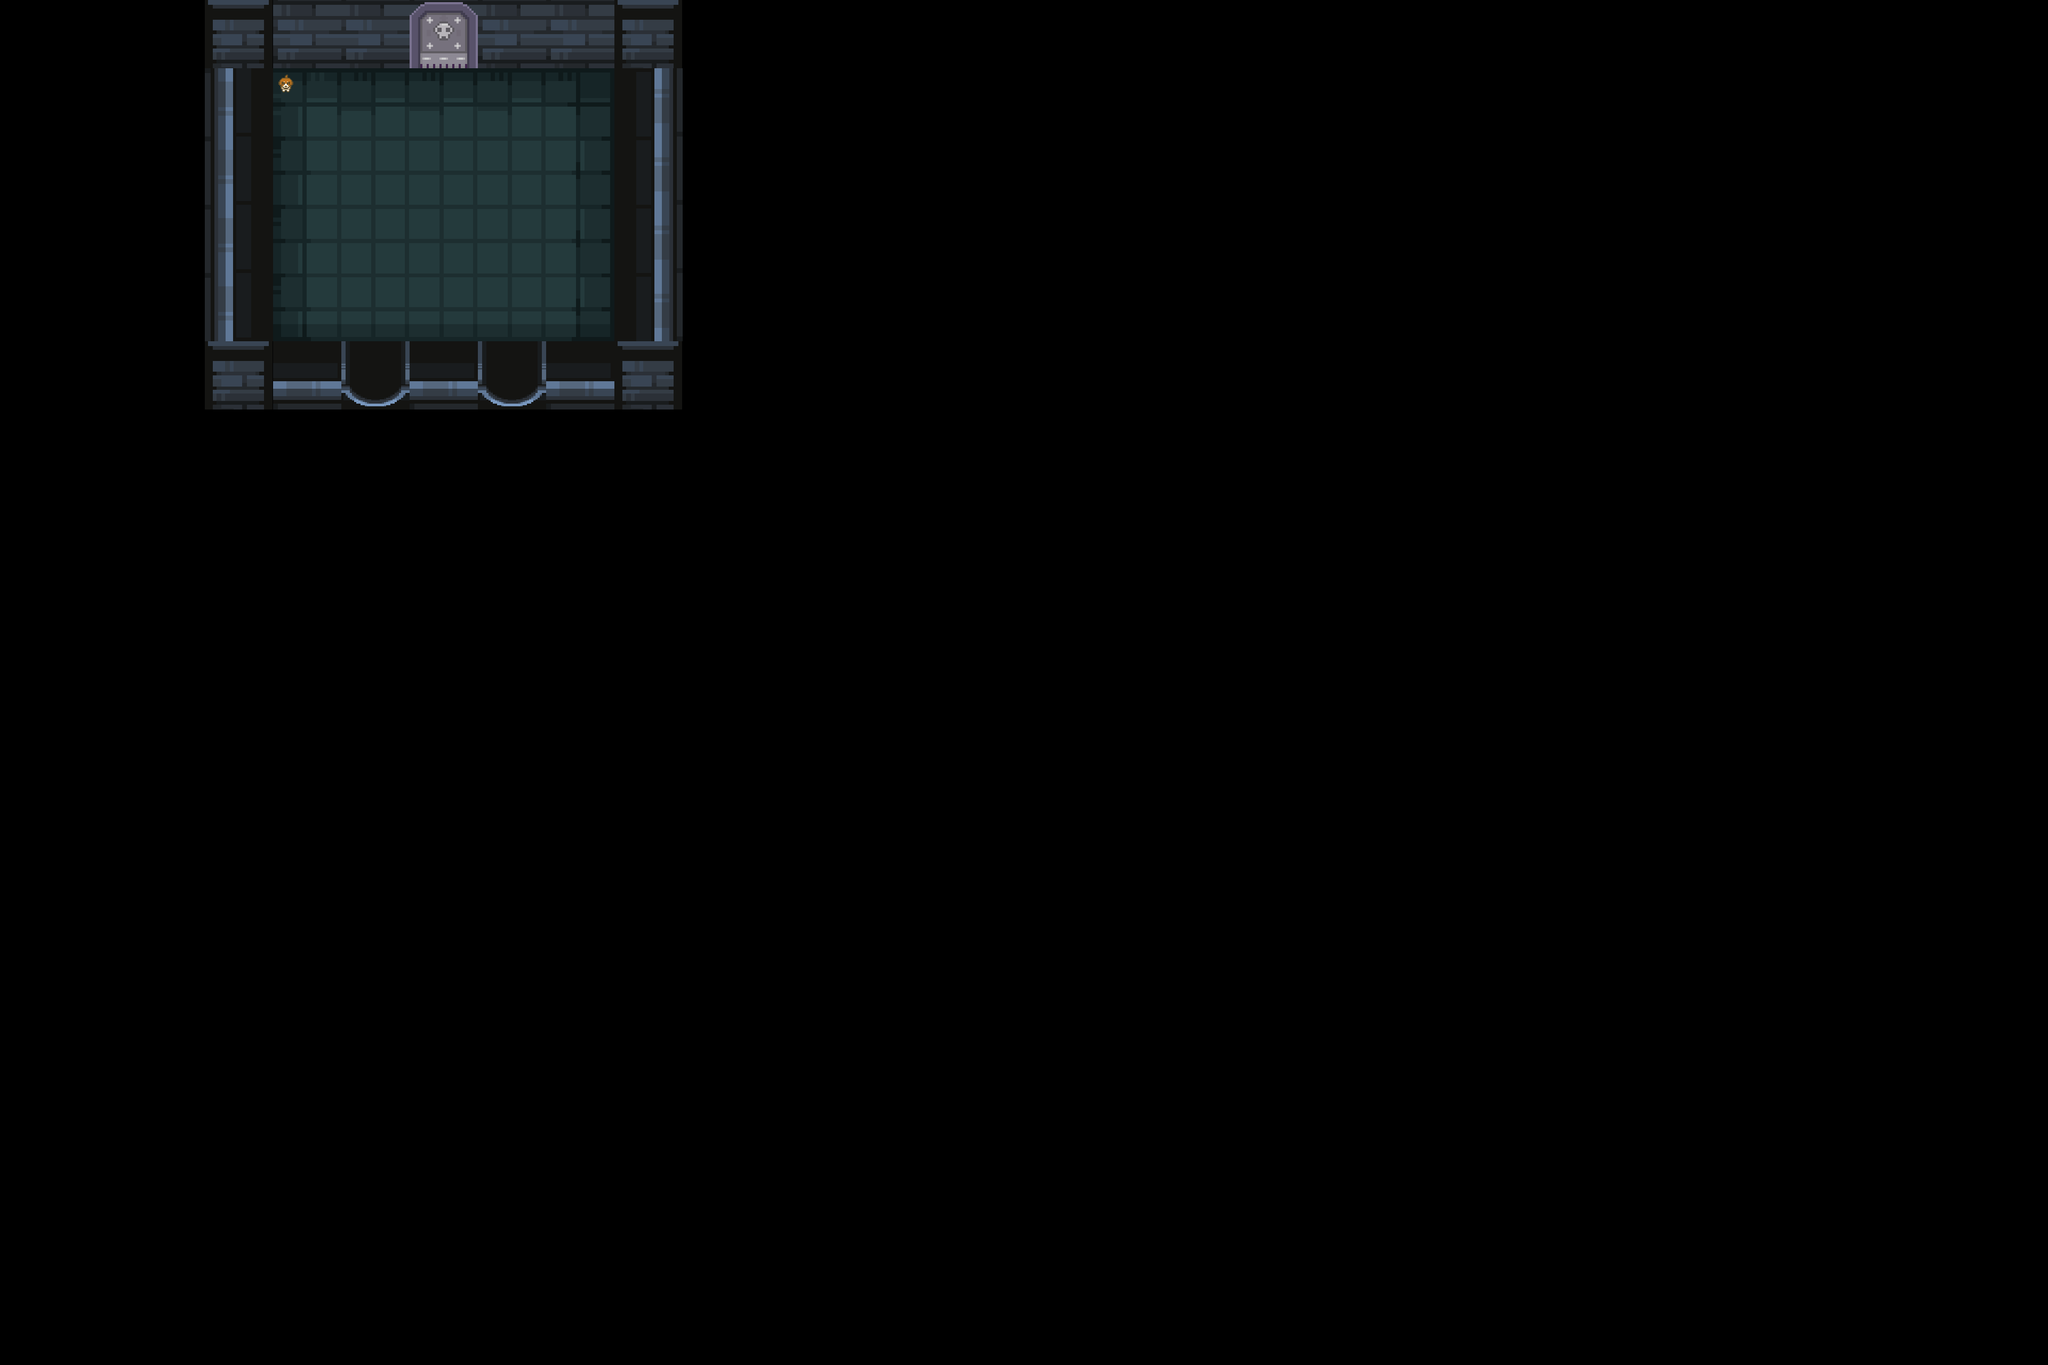

Below is a game level as drawn by its tile map, then a one-line description and the .tmx file that defines it, in full:
An orthogonal 30x20 tile map with 128x128 px tiles, 5 tile layers (floor, objects, wall, npc, ...), 2 tilesets and 5 objects (player, nodeb, nodea, tonodea, tonodeb).

<map version="1.10" tiledversion="1.11.0" orientation="orthogonal" renderorder="right-down" width="30" height="20" tilewidth="128" tileheight="128" infinite="0" nextlayerid="8" nextobjectid="9">
 <tileset firstgid="1" source="../dungeon_tile2.tsx" />
 <tileset firstgid="626" source="dungeon_tile2.tsx" />
 <layer id="2" name="floor" width="30" height="20">
  <data encoding="csv">
0,0,0,0,0,0,0,0,0,0,0,0,0,0,0,0,0,0,0,0,0,0,0,0,0,0,0,0,0,0,
0,0,0,0,151,152,152,152,153,0,0,0,0,0,0,0,0,0,0,0,0,0,0,0,0,0,0,0,0,0,
0,0,0,0,801,802,802,802,803,0,0,0,0,0,0,0,0,0,0,0,0,0,0,0,0,0,0,0,0,0,
0,0,0,0,801,802,802,802,803,0,0,0,0,0,0,0,0,0,0,0,0,0,0,0,0,0,0,0,0,0,
0,0,0,0,826,827,827,827,828,0,0,0,0,0,0,0,0,0,0,0,0,0,0,0,0,0,0,0,0,0,
0,0,0,0,0,0,0,0,0,0,0,0,0,0,0,0,0,0,0,0,0,0,0,0,0,0,0,0,0,0,
0,0,0,0,0,0,0,0,0,0,0,0,0,0,0,0,0,0,0,0,0,0,0,0,0,0,0,0,0,0,
0,0,0,0,0,0,0,0,0,0,0,0,0,0,0,0,0,0,0,0,0,0,0,0,0,0,0,0,0,0,
0,0,0,0,0,0,0,0,0,0,0,0,0,0,0,0,0,0,0,0,0,0,0,0,0,0,0,0,0,0,
0,0,0,0,0,0,0,0,0,0,0,0,0,0,0,0,0,0,0,0,0,0,0,0,0,0,0,0,0,0,
0,0,0,0,0,0,0,0,0,0,0,0,0,0,0,0,0,0,0,0,0,0,0,0,0,0,0,0,0,0,
0,0,0,0,0,0,0,0,0,0,0,0,0,0,0,0,0,0,0,0,0,0,0,0,0,0,0,0,0,0,
0,0,0,0,0,0,0,0,0,0,0,0,0,0,0,0,0,0,0,0,0,0,0,0,0,0,0,0,0,0,
0,0,0,0,0,0,0,0,0,0,0,0,0,0,0,0,0,0,0,0,0,0,0,0,0,0,0,0,0,0,
0,0,0,0,0,0,0,0,0,0,0,0,0,0,0,0,0,0,0,0,0,0,0,0,0,0,0,0,0,0,
0,0,0,0,0,0,0,0,0,0,0,0,0,0,0,0,0,0,0,0,0,0,0,0,0,0,0,0,0,0,
0,0,0,0,0,0,0,0,0,0,0,0,0,0,0,0,0,0,0,0,0,0,0,0,0,0,0,0,0,0,
0,0,0,0,0,0,0,0,0,0,0,0,0,0,0,0,0,0,0,0,0,0,0,0,0,0,0,0,0,0,
0,0,0,0,0,0,0,0,0,0,0,0,0,0,0,0,0,0,0,0,0,0,0,0,0,0,0,0,0,0,
0,0,0,0,0,0,0,0,0,0,0,0,0,0,0,0,0,0,0,0,0,0,0,0,0,0,0,0,0,0
</data>
 </layer>
 <layer id="3" name="objects" width="30" height="20">
  <data encoding="csv">
0,0,0,0,0,0,0,0,0,0,0,0,0,0,0,0,0,0,0,0,0,0,0,0,0,0,0,0,0,0,
0,0,0,0,0,0,0,0,0,0,0,0,0,0,0,0,0,0,0,0,0,0,0,0,0,0,0,0,0,0,
0,0,0,0,0,0,0,0,0,0,0,0,0,0,0,0,0,0,0,0,0,0,0,0,0,0,0,0,0,0,
0,0,0,0,0,0,0,0,0,0,0,0,0,0,0,0,0,0,0,0,0,0,0,0,0,0,0,0,0,0,
0,0,0,0,0,0,0,0,0,0,0,0,0,0,0,0,0,0,0,0,0,0,0,0,0,0,0,0,0,0,
0,0,0,0,0,0,0,0,0,0,0,0,0,0,0,0,0,0,0,0,0,0,0,0,0,0,0,0,0,0,
0,0,0,0,0,0,0,0,0,0,0,0,0,0,0,0,0,0,0,0,0,0,0,0,0,0,0,0,0,0,
0,0,0,0,0,0,0,0,0,0,0,0,0,0,0,0,0,0,0,0,0,0,0,0,0,0,0,0,0,0,
0,0,0,0,0,0,0,0,0,0,0,0,0,0,0,0,0,0,0,0,0,0,0,0,0,0,0,0,0,0,
0,0,0,0,0,0,0,0,0,0,0,0,0,0,0,0,0,0,0,0,0,0,0,0,0,0,0,0,0,0,
0,0,0,0,0,0,0,0,0,0,0,0,0,0,0,0,0,0,0,0,0,0,0,0,0,0,0,0,0,0,
0,0,0,0,0,0,0,0,0,0,0,0,0,0,0,0,0,0,0,0,0,0,0,0,0,0,0,0,0,0,
0,0,0,0,0,0,0,0,0,0,0,0,0,0,0,0,0,0,0,0,0,0,0,0,0,0,0,0,0,0,
0,0,0,0,0,0,0,0,0,0,0,0,0,0,0,0,0,0,0,0,0,0,0,0,0,0,0,0,0,0,
0,0,0,0,0,0,0,0,0,0,0,0,0,0,0,0,0,0,0,0,0,0,0,0,0,0,0,0,0,0,
0,0,0,0,0,0,0,0,0,0,0,0,0,0,0,0,0,0,0,0,0,0,0,0,0,0,0,0,0,0,
0,0,0,0,0,0,0,0,0,0,0,0,0,0,0,0,0,0,0,0,0,0,0,0,0,0,0,0,0,0,
0,0,0,0,0,0,0,0,0,0,0,0,0,0,0,0,0,0,0,0,0,0,0,0,0,0,0,0,0,0,
0,0,0,0,0,0,0,0,0,0,0,0,0,0,0,0,0,0,0,0,0,0,0,0,0,0,0,0,0,0,
0,0,0,0,0,0,0,0,0,0,0,0,0,0,0,0,0,0,0,0,0,0,0,0,0,0,0,0,0,0
</data>
 </layer>
 <layer id="1" name="wall" width="30" height="20">
  <data encoding="csv">
0,0,0,664,37,37,37,37,37,664,0,0,0,0,0,0,0,0,0,0,0,0,0,0,0,0,0,0,0,0,
0,0,0,2684355197,0,0,0,0,0,1610613373,0,0,0,0,0,0,0,0,0,0,0,0,0,0,0,0,0,0,0,0,
0,0,0,2684355197,0,0,0,0,0,1610613373,0,0,0,0,0,0,0,0,0,0,0,0,0,0,0,0,0,0,0,0,
0,0,0,2684355197,0,0,0,0,0,1610613373,0,0,0,0,0,0,0,0,0,0,0,0,0,0,0,0,0,0,0,0,
0,0,0,2684355197,0,0,0,0,0,1610613373,0,0,0,0,0,0,0,0,0,0,0,0,0,0,0,0,0,0,0,0,
0,0,0,664,637,637,637,637,637,664,0,0,0,0,0,0,0,0,0,0,0,0,0,0,0,0,0,0,0,0,
0,0,0,0,0,0,0,0,0,0,0,0,0,0,0,0,0,0,0,0,0,0,0,0,0,0,0,0,0,0,
0,0,0,0,0,0,0,0,0,0,0,0,0,0,0,0,0,0,0,0,0,0,0,0,0,0,0,0,0,0,
0,0,0,0,0,0,0,0,0,0,0,0,0,0,0,0,0,0,0,0,0,0,0,0,0,0,0,0,0,0,
0,0,0,0,0,0,0,0,0,0,0,0,0,0,0,0,0,0,0,0,0,0,0,0,0,0,0,0,0,0,
0,0,0,0,0,0,0,0,0,0,0,0,0,0,0,0,0,0,0,0,0,0,0,0,0,0,0,0,0,0,
0,0,0,0,0,0,0,0,0,0,0,0,0,0,0,0,0,0,0,0,0,0,0,0,0,0,0,0,0,0,
0,0,0,0,0,0,0,0,0,0,0,0,0,0,0,0,0,0,0,0,0,0,0,0,0,0,0,0,0,0,
0,0,0,0,0,0,0,0,0,0,0,0,0,0,0,0,0,0,0,0,0,0,0,0,0,0,0,0,0,0,
0,0,0,0,0,0,0,0,0,0,0,0,0,0,0,0,0,0,0,0,0,0,0,0,0,0,0,0,0,0,
0,0,0,0,0,0,0,0,0,0,0,0,0,0,0,0,0,0,0,0,0,0,0,0,0,0,0,0,0,0,
0,0,0,0,0,0,0,0,0,0,0,0,0,0,0,0,0,0,0,0,0,0,0,0,0,0,0,0,0,0,
0,0,0,0,0,0,0,0,0,0,0,0,0,0,0,0,0,0,0,0,0,0,0,0,0,0,0,0,0,0,
0,0,0,0,0,0,0,0,0,0,0,0,0,0,0,0,0,0,0,0,0,0,0,0,0,0,0,0,0,0,
0,0,0,0,0,0,0,0,0,0,0,0,0,0,0,0,0,0,0,0,0,0,0,0,0,0,0,0,0,0
</data>
 </layer>
 <layer id="7" name="npc" width="30" height="20">
  <data encoding="csv">
0,0,0,0,0,0,0,0,0,0,0,0,0,0,0,0,0,0,0,0,0,0,0,0,0,0,0,0,0,0,
0,0,0,0,811,0,0,0,0,0,0,0,0,0,0,0,0,0,0,0,0,0,0,0,0,0,0,0,0,0,
0,0,0,0,0,0,0,0,0,0,0,0,0,0,0,0,0,0,0,0,0,0,0,0,0,0,0,0,0,0,
0,0,0,0,0,0,0,0,0,0,0,0,0,0,0,0,0,0,0,0,0,0,0,0,0,0,0,0,0,0,
0,0,0,0,0,0,0,0,0,0,0,0,0,0,0,0,0,0,0,0,0,0,0,0,0,0,0,0,0,0,
0,0,0,0,0,0,0,0,0,0,0,0,0,0,0,0,0,0,0,0,0,0,0,0,0,0,0,0,0,0,
0,0,0,0,0,0,0,0,0,0,0,0,0,0,0,0,0,0,0,0,0,0,0,0,0,0,0,0,0,0,
0,0,0,0,0,0,0,0,0,0,0,0,0,0,0,0,0,0,0,0,0,0,0,0,0,0,0,0,0,0,
0,0,0,0,0,0,0,0,0,0,0,0,0,0,0,0,0,0,0,0,0,0,0,0,0,0,0,0,0,0,
0,0,0,0,0,0,0,0,0,0,0,0,0,0,0,0,0,0,0,0,0,0,0,0,0,0,0,0,0,0,
0,0,0,0,0,0,0,0,0,0,0,0,0,0,0,0,0,0,0,0,0,0,0,0,0,0,0,0,0,0,
0,0,0,0,0,0,0,0,0,0,0,0,0,0,0,0,0,0,0,0,0,0,0,0,0,0,0,0,0,0,
0,0,0,0,0,0,0,0,0,0,0,0,0,0,0,0,0,0,0,0,0,0,0,0,0,0,0,0,0,0,
0,0,0,0,0,0,0,0,0,0,0,0,0,0,0,0,0,0,0,0,0,0,0,0,0,0,0,0,0,0,
0,0,0,0,0,0,0,0,0,0,0,0,0,0,0,0,0,0,0,0,0,0,0,0,0,0,0,0,0,0,
0,0,0,0,0,0,0,0,0,0,0,0,0,0,0,0,0,0,0,0,0,0,0,0,0,0,0,0,0,0,
0,0,0,0,0,0,0,0,0,0,0,0,0,0,0,0,0,0,0,0,0,0,0,0,0,0,0,0,0,0,
0,0,0,0,0,0,0,0,0,0,0,0,0,0,0,0,0,0,0,0,0,0,0,0,0,0,0,0,0,0,
0,0,0,0,0,0,0,0,0,0,0,0,0,0,0,0,0,0,0,0,0,0,0,0,0,0,0,0,0,0,
0,0,0,0,0,0,0,0,0,0,0,0,0,0,0,0,0,0,0,0,0,0,0,0,0,0,0,0,0,0
</data>
 </layer>
 <layer id="4" name="door" width="30" height="20">
  <data encoding="csv">
0,0,0,0,0,0,677,0,0,0,0,0,0,0,0,0,0,0,0,0,0,0,0,0,0,0,0,0,0,0,
0,0,0,0,0,0,0,0,0,0,0,0,0,0,0,0,0,0,0,0,0,0,0,0,0,0,0,0,0,0,
0,0,0,0,0,0,0,0,0,0,0,0,0,0,0,0,0,0,0,0,0,0,0,0,0,0,0,0,0,0,
0,0,0,0,0,0,0,0,0,0,0,0,0,0,0,0,0,0,0,0,0,0,0,0,0,0,0,0,0,0,
0,0,0,0,0,0,0,0,0,0,0,0,0,0,0,0,0,0,0,0,0,0,0,0,0,0,0,0,0,0,
0,0,0,0,0,3221225635,0,3221225635,0,0,0,0,0,0,0,0,0,0,0,0,0,0,0,0,0,0,0,0,0,0,
0,0,0,0,0,0,0,0,0,0,0,0,0,0,0,0,0,0,0,0,0,0,0,0,0,0,0,0,0,0,
0,0,0,0,0,0,0,0,0,0,0,0,0,0,0,0,0,0,0,0,0,0,0,0,0,0,0,0,0,0,
0,0,0,0,0,0,0,0,0,0,0,0,0,0,0,0,0,0,0,0,0,0,0,0,0,0,0,0,0,0,
0,0,0,0,0,0,0,0,0,0,0,0,0,0,0,0,0,0,0,0,0,0,0,0,0,0,0,0,0,0,
0,0,0,0,0,0,0,0,0,0,0,0,0,0,0,0,0,0,0,0,0,0,0,0,0,0,0,0,0,0,
0,0,0,0,0,0,0,0,0,0,0,0,0,0,0,0,0,0,0,0,0,0,0,0,0,0,0,0,0,0,
0,0,0,0,0,0,0,0,0,0,0,0,0,0,0,0,0,0,0,0,0,0,0,0,0,0,0,0,0,0,
0,0,0,0,0,0,0,0,0,0,0,0,0,0,0,0,0,0,0,0,0,0,0,0,0,0,0,0,0,0,
0,0,0,0,0,0,0,0,0,0,0,0,0,0,0,0,0,0,0,0,0,0,0,0,0,0,0,0,0,0,
0,0,0,0,0,0,0,0,0,0,0,0,0,0,0,0,0,0,0,0,0,0,0,0,0,0,0,0,0,0,
0,0,0,0,0,0,0,0,0,0,0,0,0,0,0,0,0,0,0,0,0,0,0,0,0,0,0,0,0,0,
0,0,0,0,0,0,0,0,0,0,0,0,0,0,0,0,0,0,0,0,0,0,0,0,0,0,0,0,0,0,
0,0,0,0,0,0,0,0,0,0,0,0,0,0,0,0,0,0,0,0,0,0,0,0,0,0,0,0,0,0,
0,0,0,0,0,0,0,0,0,0,0,0,0,0,0,0,0,0,0,0,0,0,0,0,0,0,0,0,0,0
</data>
 </layer>
 <objectgroup id="5" name="player">
  <object id="1" name="player" x="768" y="256" />
  <object id="2" name="nodeb" x="976" y="446" />
  <object id="8" name="nodea" x="700" y="450" />
 </objectgroup>
 <objectgroup id="6" name="door">
  <object id="5" name="tonodea" x="640" y="640">
   <properties>
    <property name="path" value="../map/easy/nodea.tmx" />
   </properties>
  </object>
  <object id="6" name="tonodeb" x="896" y="640">
   <properties>
    <property name="path" value="../map/easy/nodeb.tmx" />
   </properties>
  </object>
 </objectgroup>
</map>
